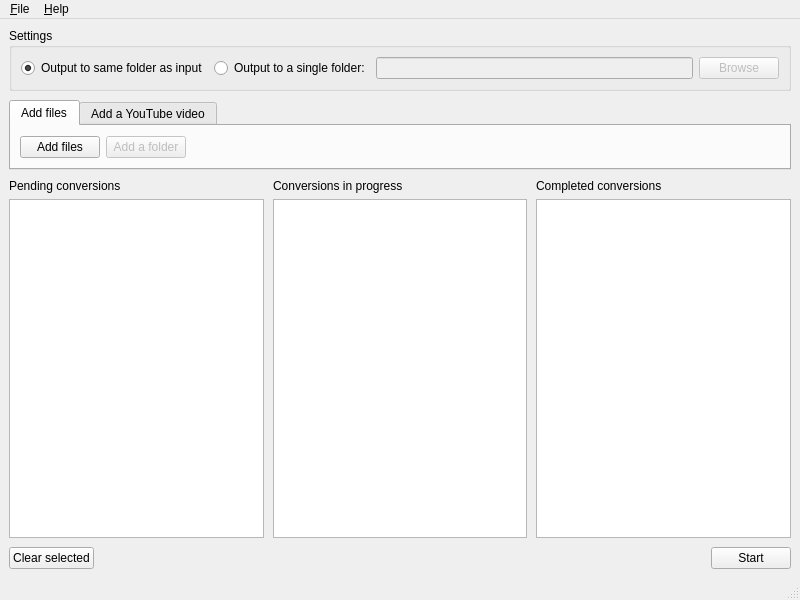
<?xml version="1.0" encoding="UTF-8"?>
<ui version="4.0">
 <class>MainWindow</class>
 <widget class="QMainWindow" name="MainWindow">
  <property name="enabled">
   <bool>true</bool>
  </property>
  <property name="geometry">
   <rect>
    <x>0</x>
    <y>0</y>
    <width>800</width>
    <height>600</height>
   </rect>
  </property>
  <property name="windowTitle">
   <string>MainWindow</string>
  </property>
  <widget class="QWidget" name="centralwidget">
   <layout class="QGridLayout" name="gridLayout">
    <property name="verticalSpacing">
     <number>9</number>
    </property>
    <item row="0" column="0" colspan="3">
     <widget class="QGroupBox" name="groupBoxOutput">
      <property name="title">
       <string>Settings</string>
      </property>
      <layout class="QGridLayout" name="gridLayout_2">
       <item row="0" column="0">
        <widget class="QRadioButton" name="radioButtonSameFolder">
         <property name="text">
          <string>Output to same folder as input</string>
         </property>
         <property name="checked">
          <bool>true</bool>
         </property>
        </widget>
       </item>
       <item row="0" column="1">
        <widget class="QRadioButton" name="radioButtonCustomOutputFolder">
         <property name="text">
          <string>Output to a single folder:</string>
         </property>
        </widget>
       </item>
       <item row="0" column="2">
        <layout class="QHBoxLayout" name="horizontalLayout_2">
         <item>
          <widget class="QLineEdit" name="lineEditCustomOutputFolder">
           <property name="enabled">
            <bool>false</bool>
           </property>
          </widget>
         </item>
         <item>
          <widget class="QPushButton" name="pushButtonBrowseCustomOutputFolder">
           <property name="enabled">
            <bool>false</bool>
           </property>
           <property name="text">
            <string>Browse</string>
           </property>
          </widget>
         </item>
        </layout>
       </item>
      </layout>
     </widget>
    </item>
    <item row="1" column="0" colspan="3">
     <widget class="QTabWidget" name="tabWidgetSource">
      <property name="enabled">
       <bool>true</bool>
      </property>
      <property name="sizePolicy">
       <sizepolicy hsizetype="Expanding" vsizetype="Fixed">
        <horstretch>0</horstretch>
        <verstretch>0</verstretch>
       </sizepolicy>
      </property>
      <property name="maximumSize">
       <size>
        <width>16777215</width>
        <height>100</height>
       </size>
      </property>
      <property name="currentIndex">
       <number>0</number>
      </property>
      <widget class="QWidget" name="tabFilesFolders">
       <property name="maximumSize">
        <size>
         <width>16777215</width>
         <height>305</height>
        </size>
       </property>
       <attribute name="title">
        <string>Add files</string>
       </attribute>
       <layout class="QGridLayout" name="gridLayout_3">
        <item row="0" column="0">
         <layout class="QHBoxLayout" name="horizontalLayout">
          <item>
           <widget class="QPushButton" name="pushButtonAddFiles">
            <property name="text">
             <string>Add files</string>
            </property>
           </widget>
          </item>
          <item>
           <widget class="QPushButton" name="pushButtonAddFolder">
            <property name="enabled">
             <bool>false</bool>
            </property>
            <property name="text">
             <string>Add a folder</string>
            </property>
           </widget>
          </item>
         </layout>
        </item>
        <item row="0" column="1">
         <spacer name="horizontalSpacer_2">
          <property name="orientation">
           <enum>Qt::Horizontal</enum>
          </property>
          <property name="sizeHint" stdset="0">
           <size>
            <width>40</width>
            <height>20</height>
           </size>
          </property>
         </spacer>
        </item>
       </layout>
      </widget>
      <widget class="QWidget" name="tabYouTube">
       <attribute name="title">
        <string>Add a YouTube video</string>
       </attribute>
       <layout class="QGridLayout" name="gridLayout_5">
        <item row="0" column="0">
         <widget class="QLabel" name="label_2">
          <property name="font">
           <font>
            <italic>true</italic>
           </font>
          </property>
          <property name="text">
           <string>Coming soon...</string>
          </property>
         </widget>
        </item>
       </layout>
      </widget>
     </widget>
    </item>
    <item row="2" column="0" colspan="3">
     <layout class="QHBoxLayout" name="horizontalLayout_3">
      <property name="spacing">
       <number>9</number>
      </property>
      <item>
       <layout class="QVBoxLayout" name="verticalLayout">
        <property name="spacing">
         <number>6</number>
        </property>
        <item>
         <widget class="QLabel" name="label">
          <property name="text">
           <string>Pending conversions</string>
          </property>
         </widget>
        </item>
        <item>
         <widget class="QListWidget" name="listWidgetPending">
          <property name="selectionMode">
           <enum>QAbstractItemView::MultiSelection</enum>
          </property>
         </widget>
        </item>
       </layout>
      </item>
      <item>
       <layout class="QVBoxLayout" name="verticalLayout_2">
        <property name="spacing">
         <number>6</number>
        </property>
        <item>
         <widget class="QLabel" name="label_3">
          <property name="text">
           <string>Conversions in progress</string>
          </property>
         </widget>
        </item>
        <item>
         <widget class="QListWidget" name="listWidgetInProgress">
          <property name="enabled">
           <bool>true</bool>
          </property>
         </widget>
        </item>
       </layout>
      </item>
      <item>
       <layout class="QVBoxLayout" name="verticalLayout_3">
        <property name="spacing">
         <number>6</number>
        </property>
        <item>
         <widget class="QLabel" name="label_4">
          <property name="text">
           <string>Completed conversions</string>
          </property>
         </widget>
        </item>
        <item>
         <widget class="QListWidget" name="listWidgetCompleted"/>
        </item>
       </layout>
      </item>
     </layout>
    </item>
    <item row="3" column="0">
     <widget class="QPushButton" name="pushButtonClearPending">
      <property name="text">
       <string>Clear selected</string>
      </property>
     </widget>
    </item>
    <item row="3" column="1">
     <spacer name="horizontalSpacer">
      <property name="orientation">
       <enum>Qt::Horizontal</enum>
      </property>
      <property name="sizeHint" stdset="0">
       <size>
        <width>693</width>
        <height>20</height>
       </size>
      </property>
     </spacer>
    </item>
    <item row="3" column="2">
     <widget class="QPushButton" name="pushButtonStart">
      <property name="text">
       <string>Start</string>
      </property>
     </widget>
    </item>
   </layout>
  </widget>
  <widget class="QMenuBar" name="menubar">
   <property name="geometry">
    <rect>
     <x>0</x>
     <y>0</y>
     <width>800</width>
     <height>22</height>
    </rect>
   </property>
   <widget class="QMenu" name="menu_File">
    <property name="title">
     <string>&amp;File</string>
    </property>
    <addaction name="actionExit"/>
   </widget>
   <widget class="QMenu" name="menu_Help">
    <property name="title">
     <string>&amp;Help</string>
    </property>
    <addaction name="actionAbout"/>
   </widget>
   <addaction name="menu_File"/>
   <addaction name="menu_Help"/>
  </widget>
  <widget class="QStatusBar" name="statusbar"/>
  <action name="actionExit">
   <property name="text">
    <string>&amp;Exit</string>
   </property>
  </action>
  <action name="actionAbout">
   <property name="text">
    <string>&amp;About</string>
   </property>
  </action>
 </widget>
 <resources/>
 <connections>
  <connection>
   <sender>pushButtonStart</sender>
   <signal>clicked(bool)</signal>
   <receiver>tabWidgetSource</receiver>
   <slot>setEnabled(bool)</slot>
   <hints>
    <hint type="sourcelabel">
     <x>726</x>
     <y>560</y>
    </hint>
    <hint type="destinationlabel">
     <x>251</x>
     <y>170</y>
    </hint>
   </hints>
  </connection>
  <connection>
   <sender>pushButtonStart</sender>
   <signal>clicked(bool)</signal>
   <receiver>pushButtonStart</receiver>
   <slot>setEnabled(bool)</slot>
   <hints>
    <hint type="sourcelabel">
     <x>746</x>
     <y>560</y>
    </hint>
    <hint type="destinationlabel">
     <x>754</x>
     <y>557</y>
    </hint>
   </hints>
  </connection>
  <connection>
   <sender>pushButtonStart</sender>
   <signal>clicked(bool)</signal>
   <receiver>groupBoxOutput</receiver>
   <slot>setEnabled(bool)</slot>
   <hints>
    <hint type="sourcelabel">
     <x>729</x>
     <y>560</y>
    </hint>
    <hint type="destinationlabel">
     <x>85</x>
     <y>83</y>
    </hint>
   </hints>
  </connection>
  <connection>
   <sender>radioButtonCustomOutputFolder</sender>
   <signal>toggled(bool)</signal>
   <receiver>lineEditCustomOutputFolder</receiver>
   <slot>setEnabled(bool)</slot>
   <hints>
    <hint type="sourcelabel">
     <x>313</x>
     <y>71</y>
    </hint>
    <hint type="destinationlabel">
     <x>494</x>
     <y>73</y>
    </hint>
   </hints>
  </connection>
  <connection>
   <sender>radioButtonCustomOutputFolder</sender>
   <signal>toggled(bool)</signal>
   <receiver>pushButtonBrowseCustomOutputFolder</receiver>
   <slot>setEnabled(bool)</slot>
   <hints>
    <hint type="sourcelabel">
     <x>324</x>
     <y>76</y>
    </hint>
    <hint type="destinationlabel">
     <x>725</x>
     <y>65</y>
    </hint>
   </hints>
  </connection>
 </connections>
</ui>
